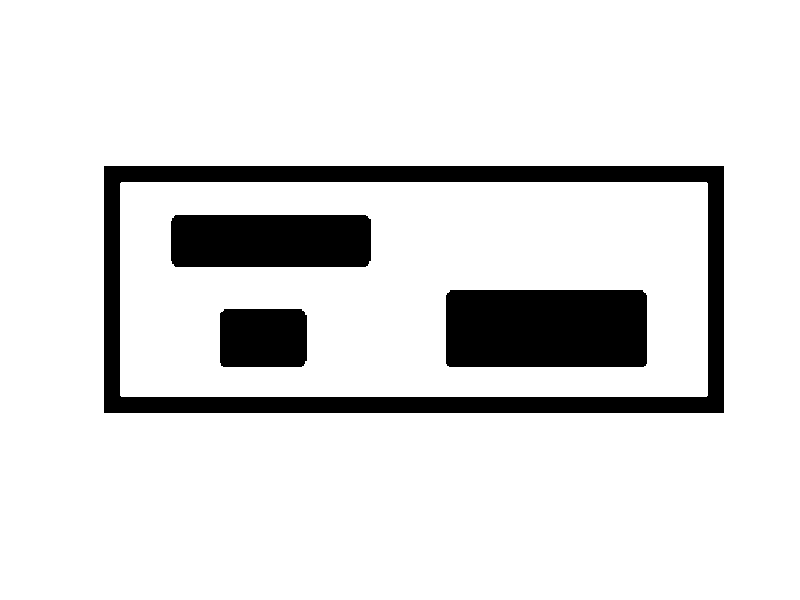

Reproduce this figure in MATLAB. (Note: this script raises an error after producing the figure.)
clear
close
clc

pathFound = 0;
maxNIteration = 100; %Iteration of the algorithm in terms of how many qRand has to generate

maxAttempts = 1000000; %Attempts for the algorithm before reporting a failure
attempts = 1;

while pathFound == 0 && attempts < maxAttempts
    clear graph
    %Import Map
    load("image_map.mat");
    figure;
    hold on;
    imshow(image_map);
    
    %Initialization
    %Start Position
    qxStart = 30;
    qyStart = 125;
    
    %Goal Position
    qxGoal = 70;
    qyGoal = 250;
    
    %Actual Position
    qxActual = qxStart;
    qyActual = qyStart;
    
    %Map Dimensions
    qxDim = size(image_map, 1);
    qyDim = size(image_map, 2);
    
    %Map Symbols
    Uknown = -1;
    Obstacle = 0;
    Free = 1;
    
    %Graph
    graph{1,1} = [qxStart,qyStart];
    
    disp(graph);
    
    %Algorithm
    delta = 10;
    neighRadius = delta*2;
    currentStep = 0;
    
    %Reaching Goal
    maxDistToGoal = 50; %To Check if I can reach qGoal from qNear
    
    algorithmIsEnded = 0;
    nIteration = 1;  %Total Iterations
    nIterationToGoal = 100000000;   %Step For Goal as Rand
    

    while nIteration < maxNIteration
    
        %qRand Generation
        % look for a random point that doesn't belong to the visited list
        % after nIterationToGoal set qGoal as rand point
        qRand = GetQRand(qxDim, qyDim, nIteration, nIterationToGoal, qxGoal, qyGoal);
            
                          
    
        %%%%%%%%%%%%%%%%%%%%%%%%%%%%%%%%%%%%%DA TOGLIERE
        % %Determining qNear
        % qNear = graph{1,1};  %[qxNear, qyNear] -> Accedi come qNear(1) per x e qNear(2) per y    
        % distance = sqrt((qxRand-qNear(1))^2 + (qyRand-qNear(2))^2);
        % 
        % %I choose q near evaluating the distance to the qRand position
        % qNearIndexInGraph = 1;
        % 
        % for j = 1:size(graph,2)
        %     tempDist = sqrt((qxRand-graph{1,j}(1))^2 + (qyRand-graph{1,j}(2))^2);
        %     if distance > tempDist
        %         distance = tempDist;
        %         qNearIndexInGraph = j;
        %     end
        % end    
        % qNear = graph{1,qNearIndexInGraph};
        %%%%%%%%%%%%%%%%%%%%%%%%%%%%%%%%%%%%%%%%%%%%%%%%

        pointsInNeigh = GetPointsInNeighborhood(neighRadius, graph, qRand);

        while isempty(pointsInNeigh)            
            qRand = GetQRand(qxDim, qyDim, nIteration, nIterationToGoal, qxGoal, qyGoal);
            pointsInNeigh = GetPointsInNeighborhood(neighRadius, graph, qRand);
        end

        qNear = GetMinorCostPoint(pointsInNeigh, graph);
        
        for j = 1:size(graph,2)
            if graph{1,j}(1) == qNear(1) && graph{1,j}(2) == qNear(2)
                qNearIndexInGraph = j;
            end
        end    

        % fprintf('\n-----qNear: x.%d - y.%d\n', qNear(1), qNear(2));
        %End Determining qNear        
        
        qxActual = qNear(1);
        qyActual = qNear(2);
        % fprintf('\n-----qActual: x.%d - y.%d\n', qxActual, qyActual);

        collisionOnPath = 0;

        qxRand = qRand(1);
        qyRand = qRand(2);

        distance = sqrt((qxRand-qNear(1))^2 + (qyRand-qNear(2))^2);

        %Angle of the segment connecting qNear and qRand
        angle = real(asin((qyRand-qNear(2))/(distance)));
        % fprintf('-----Angle: %d', angle);

        %Given The Angle I can Compute the point at a distance delta on
        %that segment
        qxNew = qxActual + round(cos(angle)*delta);
        qyNew = qyActual + round(sin(angle)*delta);
        % fprintf('\n-----qNew: x.%d - y.%d\n', qxNew, qyNew);
        
        %Given The angle I can split the segment in order to check
        %collision on the segment connecting qNear and qNew
        for n=0:delta  %Split the segment in delta parts
            qxActual = qNear(1) + round(cos(angle)*(delta-n));
            qyActual = qNear(2) + round(sin(angle)*(delta-n));
            % fprintf('\n-----qActual: x.%d - y.%d\n', qxActual, qyActual);
            if (qxActual > 0) && (qyActual > 0) && (qxActual<qxDim) && (qyActual<qyDim)
                if image_map(qxActual, qyActual) == Obstacle
                    collisionOnPath = 1;
                    break;
                end
            else
                collisionOnPath = 1; %Gestisco un punto fuori mappa come se fosse una collision
                break;
            end  
        end
        
        % fprintf('\n-----qNew: x.%d y.%d', qxNew, qyNew);
        %End Collision Check
        
        %Check Collision Condition and eventually ADD to Graph
        if collisionOnPath == 1
            fprintf('\n-----Current Step: %d\nCurrent q: x.%d y.%d\nCollision Check: There is a Collision\n', currentStep, qxActual, qyActual);
        else
            fprintf('\n-----Current Step: %d\nCurrent q: x.%d y.%d\nCollision Check: There is not a Collision\n', currentStep, qxActual, qyActual);
            
            %Check If qNew is in Graph already
            qNewIsInGraph = 0;
            for j = 1:size(graph,2)        
                if (graph{1,j}(1) == qxNew) && (graph{1,j}(2) == qyNew)
                    qNewIsInGraph = 1;
                end
            end
    
            if qNewIsInGraph == 0 %Add qNew to the Graph if not in Graph Already
                fprintf('-----Add qNew to Graph');
                nCol = size(graph,2);
                nextCol = nCol+1;
                graph{1,nextCol} = [qxNew, qyNew];                
    
                %Add connection from qNear to qNew
                connectionIsMade = 0;
                i=2;
                while connectionIsMade == 0
                    if i<size(graph,1)
                        if ~isempty(graph{i, qNearIndexInGraph})
                            i = i+1;
                        else
                            graph{i, qNearIndexInGraph} = [qxNew, qyNew];
                            connectionIsMade = 1;
                            fprintf('-----Added Connection to Graph for qNew: x.%d - y.%d', qxNew, qyNew);
                        end                
                    else
                        if i>size(graph,1)
                            fprintf('-----Added Connection to Graph for qNew: x.%d - y.%d', qxNew, qyNew);
                            graph{i, qNearIndexInGraph} = [qxNew, qyNew];
                            connectionIsMade = 1;
                        elseif ~isempty(graph{i, qNearIndexInGraph})
                            i = i+1;
                        elseif isempty(graph{i, qNearIndexInGraph})
                            graph{i, qNearIndexInGraph} = [qxNew, qyNew];
                        end
                   end  
                end
                disp(graph);
            end      
        end     
        nIteration = nIteration + 1;
    end
    
    %Plot Connections
    hold on;
    for j=1:size(graph,2)
        for i=2:size(graph,1)
            if ~isempty(graph{i, j})
                hold on;
                plot(graph{i,j}(2), graph{i,j}(1), '.');
                hold on;
                plot([graph{1,j}(2) graph{i,j}(2)],[graph{1,j}(1) graph{i,j}(1)]);
            end
        end
    end

    %Plot Start and Goal Positions
    hold on;
    plot(qyStart, qxStart, 'ro', 'MarkerSize', 10, 'LineWidth', 2);
    hold on
    plot(qyGoal, qxGoal, 'go', 'MarkerSize', 10, 'LineWidth', 2);

    %I choose qNearToGoal evaluating the distance to the qGoal position
    qNearToGoalIndexInGraph = 1;
    distanceToGoal = maxDistToGoal;

    for j = 1:size(graph,2)
        qxNear = graph{1,j}(1);
        qyNear = graph{1,j}(2);
        qxActual = qxNear;
        qyActual = qyNear;

        tempDist = sqrt((qxGoal-qxActual)^2 + (qyGoal-qyActual)^2);
        fprintf('\n-----qActual: x.%d - y.%d\nDistance: %d', qxActual, qyActual, tempDist);

        collisionOnPath = 0;
        if tempDist < distanceToGoal

            %Angle of the segment connecting qNear and qGoal
            angle = real(asin((qyGoal-qyActual)/(distance)));
            fprintf('-----Angle: %d', angle);

            %Given The angle I can split the segment in order to check
            %collision on the segment connecting qNear and qGoal
            for n=0:tempDist  %Split the segment in tempDist parts
                qxActual = qxNear + round(cos(angle)*(tempDist-n));
                qyActual = qyNear + round(sin(angle)*(tempDist-n));
                fprintf('\n-----qActual: x.%d - y.%d\n', qxActual, qyActual);
                if (qxActual > 0) && (qyActual > 0) && (qxActual<qxDim) && (qyActual<qyDim)
                    if image_map(qxActual, qyActual) == Obstacle
                        collisionOnPath = 1;
                    end
                else
                    collisionOnPath = 1; %Gestisco un punto fuori mappa come se fosse una collision
                end  
            end

            %End Collision Check

            if collisionOnPath == 0
                distanceToGoal = tempDist;
                qNearToGoalIndexInGraph = j;
                pathFound = 1;
            end
        end                     
    end

    if pathFound == 1
        hold on
        plot([qyGoal graph{1,qNearToGoalIndexInGraph}(2)],[qxGoal graph{1,qNearToGoalIndexInGraph}(1)])
    else
        maxNIteration = maxNIteration + 50;
    end

    attempts = attempts+1;
end    

if pathFound == 1
    fprintf('Path Found')
else
    fprintf('Path not Found')
end